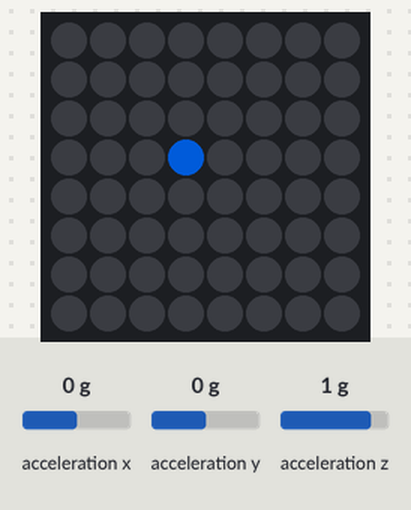
The program below on a simulated Raspberry Pi (BCM pin numbers) with a Sense HAT. On the bench: the Sense HAT's 8×8 RGB LED matrix. The test bench sets the inputs (shaded band); at power-on: acceleration x 0 g, acceleration y 0 g, acceleration z 1 g. Dim RGB values are drawn brighter than linear; what the program prints to the terminal is not drawn.

Above: at 1.2 s.
1.3 s: acceleration x set to -1.4 g
At 1.9 s:
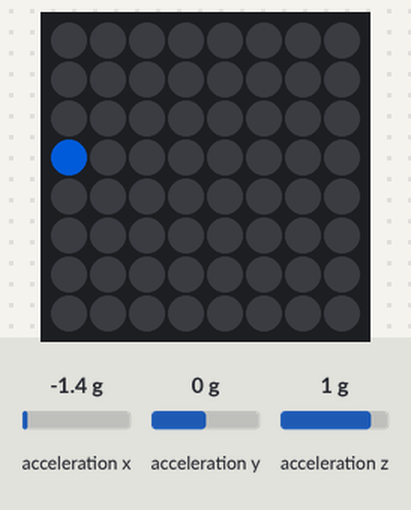
2.8 s: acceleration y set to 0.8 g
At 4.2 s:
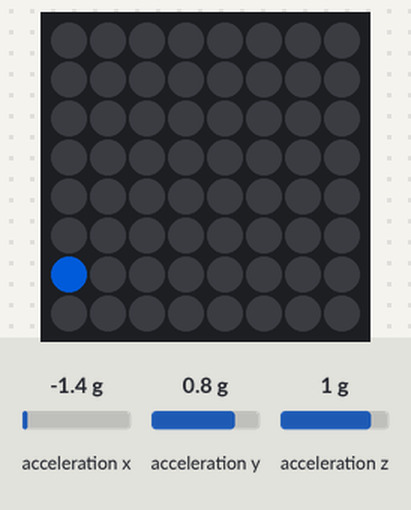
Timing chart, 0 to 3.4 s (numbered marks = the images above; inputs shaded):
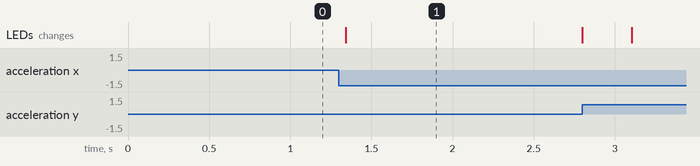

The program:

plate.py
```python
from sense_hat import SenseHat
sense = SenseHat()

while True:
    acceleration = sense.get_accelerometer_raw()

    x = round(acceleration['x'] * 4, 0) +3
    y = round(acceleration['y'] * 4, 0) +3

    if x>7:
        x = 7
    elif x<0:
        x=0
    if y>7:
        y = 7
    elif y<0:
        y=0
    sense.clear()
    sense.set_pixel(int(x), int(y), (0,60,150))
    print(x)
    print(y)
    print("===")

    
```

Measured:
- after the input at 1.3 s, the LEDs: change at once (image 1)
